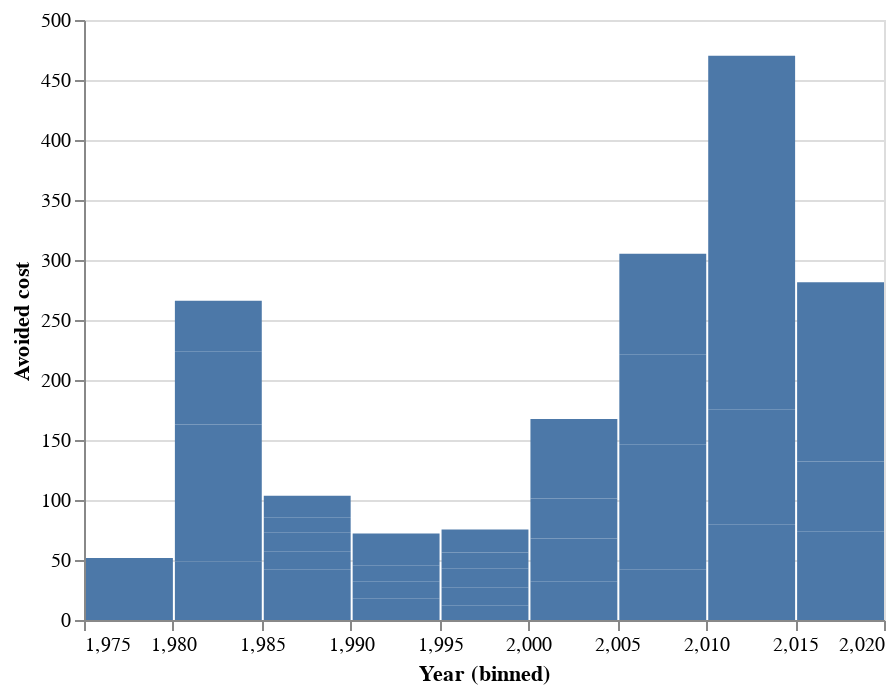

Notebook source saved alongside this figure:
### Code cell
#GDP avoided cost chart
c = Chart(df) # make a chart
m = c.mark_bar() # set the mark -- returns a new Chart
e = m.encode(X('Year',bin=True),y='Avoided cost') # set the encoding
e.display()

### Figure 1 — Vega-Lite specification as saved in the notebook (floating-point values rounded to 4 significant figures)
{"config": {"view": {"continuousWidth": 400, "continuousHeight": 300}}, "data": {"name": "data-a30cc6fa0343bea95499eaa1623a1bda"}, "mark": "bar", "encoding": {"x": {"bin": true, "field": "Year", "type": "quantitative"}, "y": {"field": "Avoided cost", "type": "quantitative"}}, "$schema": "https://vega.github.io/schema/vega-lite/v4.17.0.json", "datasets": {"data-a30cc6fa0343bea95499eaa1623a1bda": [{"Year": 1979, " Geothermal use ": 10.5, "Utility revenues for hot water": 3.2, "Cost of oil heating": 54.8, "Avoided cost": 51.6, "Accumulated avoided cost": "269.7 ", "Present value accumulated avoided cost with 2% interest": "353.2 ", "Avoided cost as percentage of GDP": 6.2, "Avoided cost per capita": 229.9, "Unnamed: 9": null}, {"Year": 1980, " Geothermal use ": 10.8, "Utility revenues for hot water": 3.6, "Cost of oil heating": 52.2, "Avoided cost": 48.6, "Accumulated avoided cost": "318.4 ", "Present value accumulated avoided cost with 2% interest": "408.9 ", "Avoided cost as percentage of GDP": 5.7, "Avoided cost per capita": 214.3, "Unnamed: 9": null}, {"Year": 1981, " Geothermal use ": 12.3, "Utility revenues for hot water": 4.0, "Cost of oil heating": 54.5, "Avoided cost": 50.5, "Accumulated avoided cost": "368.9 ", "Present value accumulated avoided cost with 2% interest": "467.6 ", "Avoided cost as percentage of GDP": 5.7, "Avoided cost per capita": 220.3, "Unnamed: 9": null}, {"Year": 1982, " Geothermal use ": 12.9, "Utility revenues for hot water": 4.4, "Cost of oil heating": 68.3, "Avoided cost": 63.8, "Accumulated avoided cost": "432.7 ", "Present value accumulated avoided cost with 2% interest": "540.8 ", "Avoided cost as percentage of GDP": 6.9, "Avoided cost per capita": 274.8, "Unnamed: 9": null}, {"Year": 1983, " Geothermal use ": 13.6, "Utility revenues for hot water": 4.4, "Cost of oil heating": 65.5, "Avoided cost": 61.1, "Accumulated avoided cost": "493.8 ", "Present value accumulated avoided cost with 2% interest": "612.7 ", "Avoided cost as percentage of GDP": 7.1, "Avoided cost per capita": 259.4, "Unnamed: 9": null}, {"Year": 1984, " Geothermal use ": 13.6, "Utility revenues for hot water": 8.5, "Cost of oil heating": 50.6, "Avoided cost": 42.1, "Accumulated avoided cost": "535.9 ", "Present value accumulated avoided cost with 2% interest": "667.1 ", "Avoided cost as percentage of GDP": 4.8, "Avoided cost per capita": 176.6, "Unnamed: 9": null}, {"Year": 1985, " Geothermal use ": 13.6, "Utility revenues for hot water": 9.4, "Cost of oil heating": 51.3, "Avoided cost": 41.9, "Accumulated avoided cost": "577.8 ", "Present value accumulated avoided cost with 2% interest": "722.3 ", "Avoided cost as percentage of GDP": 4.7, "Avoided cost per capita": 174.1, "Unnamed: 9": null}, {"Year": 1986, " Geothermal use ": 13.8, "Utility revenues for hot water": 10.0, "Cost of oil heating": 24.9, "Avoided cost": 14.9, "Accumulated avoided cost": "592.7 ", "Present value accumulated avoided cost with 2% interest": "751.7 ", "Avoided cost as percentage of GDP": 1.5, "Avoided cost per capita": 61.6, "Unnamed: 9": null}, {"Year": 1987, " Geothermal use ": 13.6, "Utility revenues for hot water": 9.8, "Cost of oil heating": 25.7, "Avoided cost": 15.9, "Accumulated avoided cost": "608.7 ", "Present value accumulated avoided cost with 2% interest": "782.6 ", "Avoided cost as percentage of GDP": 1.5, "Avoided cost per capita": 65.2, "Unnamed: 9": null}, {"Year": 1988, " Geothermal use ": 14.6, "Utility revenues for hot water": 9.0, "Cost of oil heating": 22.0, "Avoided cost": 13.0, "Accumulated avoided cost": "621.6 ", "Present value accumulated avoided cost with 2% interest": "811.2 ", "Avoided cost as percentage of GDP": 1.2, "Avoided cost per capita": 52.4, "Unnamed: 9": null}, {"Year": 1989, " Geothermal use ": 14.9, "Utility revenues for hot water": 9.2, "Cost of oil heating": 27.1, "Avoided cost": 17.9, "Accumulated avoided cost": "639.5 ", "Present value accumulated avoided cost with 2% interest": "845.4 ", "Avoided cost as percentage of GDP": 1.7, "Avoided cost per capita": 71.1, "Unnamed: 9": null}, {"Year": 1990, " Geothermal use ": 14.1, "Utility revenues for hot water": 9.9, "Cost of oil heating": 27.6, "Avoided cost": 17.7, "Accumulated avoided cost": "657.2 ", "Present value accumulated avoided cost with 2% interest": "880.0 ", "Avoided cost as percentage of GDP": 1.6, "Avoided cost per capita": 69.6, "Unnamed: 9": null}, {"Year": 1991, " Geothermal use ": 13.7, "Utility revenues for hot water": 10.8, "Cost of oil heating": 25.4, "Avoided cost": 14.5, "Accumulated avoided cost": "671.8 ", "Present value accumulated avoided cost with 2% interest": "912.1 ", "Avoided cost as percentage of GDP": 1.3, "Avoided cost per capita": 56.9, "Unnamed: 9": null}, {"Year": 1992, " Geothermal use ": 14.4, "Utility revenues for hot water": 11.2, "Cost of oil heating": 24.2, "Avoided cost": 13.0, "Accumulated avoided cost": "684.7 ", "Present value accumulated avoided cost with 2% interest": "943.3 ", "Avoided cost as percentage of GDP": 1.2, "Avoided cost per capita": 49.9, "Unnamed: 9": null}, {"Year": 1993, " Geothermal use ": 14.5, "Utility revenues for hot water": 10.6, "Cost of oil heating": 24.6, "Avoided cost": 14.0, "Accumulated avoided cost": "698.8 ", "Present value accumulated avoided cost with 2% interest": "976.2 ", "Avoided cost as percentage of GDP": 1.4, "Avoided cost per capita": 53.5, "Unnamed: 9": null}, {"Year": 1994, " Geothermal use ": 15.1, "Utility revenues for hot water": 12.1, "Cost of oil heating": 25.0, "Avoided cost": 12.9, "Accumulated avoided cost": "711.6 ", "Present value accumulated avoided cost with 2% interest": "1,008.6 ", "Avoided cost as percentage of GDP": 1.2, "Avoided cost per capita": 48.5, "Unnamed: 9": null}, {"Year": 1995, " Geothermal use ": 14.0, "Utility revenues for hot water": 11.8, "Cost of oil heating": 24.0, "Avoided cost": 12.2, "Accumulated avoided cost": "723.9 ", "Present value accumulated avoided cost with 2% interest": "1,041.0 ", "Avoided cost as percentage of GDP": 1.1, "Avoided cost per capita": 45.9, "Unnamed: 9": null}, {"Year": 1996, " Geothermal use ": 13.3, "Utility revenues for hot water": 11.7, "Cost of oil heating": 26.2, "Avoided cost": 14.6, "Accumulated avoided cost": "738.4 ", "Present value accumulated avoided cost with 2% interest": "1,076.4 ", "Avoided cost as percentage of GDP": 1.3, "Avoided cost per capita": 54.4, "Unnamed: 9": null}, {"Year": 1997, " Geothermal use ": 13.4, "Utility revenues for hot water": 11.4, "Cost of oil heating": 27.3, "Avoided cost": 15.9, "Accumulated avoided cost": "754.3 ", "Present value accumulated avoided cost with 2% interest": "1,113.8 ", "Avoided cost as percentage of GDP": 1.3, "Avoided cost per capita": 58.9, "Unnamed: 9": null}, {"Year": 1998, " Geothermal use ": 14.1, "Utility revenues for hot water": 11.7, "Cost of oil heating": 25.3, "Avoided cost": 13.6, "Accumulated avoided cost": "767.9 ", "Present value accumulated avoided cost with 2% interest": "1,149.7 ", "Avoided cost as percentage of GDP": 1.0, "Avoided cost per capita": 49.9, "Unnamed: 9": null}, {"Year": 1999, " Geothermal use ": 14.7, "Utility revenues for hot water": 11.4, "Cost of oil heating": 30.6, "Avoided cost": 19.2, "Accumulated avoided cost": "787.2 ", "Present value accumulated avoided cost with 2% interest": "1,191.9 ", "Avoided cost as percentage of GDP": 1.3, "Avoided cost per capita": 69.8, "Unnamed: 9": null}, {"Year": 2000, " Geothermal use ": 15.7, "Utility revenues for hot water": 11.1, "Cost of oil heating": 43.4, "Avoided cost": 32.3, "Accumulated avoided cost": "819.5 ", "Present value accumulated avoided cost with 2% interest": "1,248.1", "Avoided cost as percentage of GDP": 2.2, "Avoided cost per capita": 115.8, "Unnamed: 9": null}, {"Year": 2001, " Geothermal use ": 15.8, "Utility revenues for hot water": 11.2, "Cost of oil heating": 46.8, "Avoided cost": 35.6, "Accumulated avoided cost": "855.1 ", "Present value accumulated avoided cost with 2% interest": "1,308.7", "Avoided cost as percentage of GDP": 2.2, "Avoided cost per capita": 125.8, "Unnamed: 9": null}, {"Year": 2002, " Geothermal use ": 16.1, "Utility revenues for hot water": 11.3, "Cost of oil heating": 44.7, "Avoided cost": 33.4, "Accumulated avoided cost": "888.5 ", "Present value accumulated avoided cost with 2% interest": "1,368.3", "Avoided cost as percentage of GDP": 2.1, "Avoided cost per capita": 116.6, "Unnamed: 9": null}, {"Year": 2003, " Geothermal use ": 16.5, "Utility revenues for hot water": 11.5, "Cost of oil heating": 42.8, "Avoided cost": 31.3, "Accumulated avoided cost": "919.8 ", "Present value accumulated avoided cost with 2% interest": "1,426.9", "Avoided cost as percentage of GDP": 1.9, "Avoided cost per capita": 108.4, "Unnamed: 9": null}, {"Year": 2004, " Geothermal use ": 16.9, "Utility revenues for hot water": 11.0, "Cost of oil heating": 45.9, "Avoided cost": 34.9, "Accumulated avoided cost": "954.7 ", "Present value accumulated avoided cost with 2% interest": "1,490.4", "Avoided cost as percentage of GDP": 2.0, "Avoided cost per capita": 120.1, "Unnamed: 9": null}, {"Year": 2005, " Geothermal use ": 17.1, "Utility revenues for hot water": 11.9, "Cost of oil heating": 53.6, "Avoided cost": 41.8, "Accumulated avoided cost": "996.5 ", "Present value accumulated avoided cost with 2% interest": "1,562.0", "Avoided cost as percentage of GDP": 2.3, "Avoided cost per capita": 142.3, "Unnamed: 9": null}, {"Year": 2006, " Geothermal use ": 17.9, "Utility revenues for hot water": 12.2, "Cost of oil heating": 60.5, "Avoided cost": 48.3, "Accumulated avoided cost": "1,044.8 ", "Present value accumulated avoided cost with 2% interest": "1,641.5 ", "Avoided cost as percentage of GDP": 2.5, "Avoided cost per capita": 161.1, "Unnamed: 9": null}, {"Year": 2007, " Geothermal use ": 17.9, "Utility revenues for hot water": 11.6, "Cost of oil heating": 68.0, "Avoided cost": 56.4, "Accumulated avoided cost": "1,101.2 ", "Present value accumulated avoided cost with 2% interest": "1,730.8 ", "Avoided cost as percentage of GDP": 2.7, "Avoided cost per capita": 183.3, "Unnamed: 9": null}, {"Year": 2008, " Geothermal use ": 18.8, "Utility revenues for hot water": 10.4, "Cost of oil heating": 85.4, "Avoided cost": 75.0, "Accumulated avoided cost": "1,176.2 ", "Present value accumulated avoided cost with 2% interest": "1,840.4 ", "Avoided cost as percentage of GDP": 3.5, "Avoided cost per capita": 237.7, "Unnamed: 9": null}, {"Year": 2009, " Geothermal use ": 18.8, "Utility revenues for hot water": 10.1, "Cost of oil heating": 93.7, "Avoided cost": 83.7, "Accumulated avoided cost": "1,259.9 ", "Present value accumulated avoided cost with 2% interest": "1,960.8 ", "Avoided cost as percentage of GDP": 4.2, "Avoided cost per capita": 262.0, "Unnamed: 9": null}, {"Year": 2010, " Geothermal use ": 18.7, "Utility revenues for hot water": 10.2, "Cost of oil heating": 89.6, "Avoided cost": 79.3, "Accumulated avoided cost": "1,339.2 ", "Present value accumulated avoided cost with 2% interest": "2,079.4 ", "Avoided cost as percentage of GDP": 4.1, "Avoided cost per capita": 249.8, "Unnamed: 9": null}, {"Year": 2011, " Geothermal use ": 18.5, "Utility revenues for hot water": 10.1, "Cost of oil heating": 106.4, "Avoided cost": 96.3, "Accumulated avoided cost": "1,435.5 ", "Present value accumulated avoided cost with 2% interest": "2,217.3 ", "Avoided cost as percentage of GDP": 4.9, "Avoided cost per capita": 302.4, "Unnamed: 9": null}, {"Year": 2012, " Geothermal use ": 19.2, "Utility revenues for hot water": 11.9, "Cost of oil heating": 118.7, "Avoided cost": 106.8, "Accumulated avoided cost": "1,542.3 ", "Present value accumulated avoided cost with 2% interest": "2,368.4 ", "Avoided cost as percentage of GDP": 5.5, "Avoided cost per capita": 334.1, "Unnamed: 9": null}, {"Year": 2013, " Geothermal use ": 19.4, "Utility revenues for hot water": 13.3, "Cost of oil heating": 111.0, "Avoided cost": 97.7, "Accumulated avoided cost": "1,640.0 ", "Present value accumulated avoided cost with 2% interest": "2,513.4 ", "Avoided cost as percentage of GDP": 4.9, "Avoided cost per capita": 303.5, "Unnamed: 9": null}, {"Year": 2014, " Geothermal use ": 20.4, "Utility revenues for hot water": 15.7, "Cost of oil heating": 105.8, "Avoided cost": 90.1, "Accumulated avoided cost": "1,730.0 ", "Present value accumulated avoided cost with 2% interest": "2,653.8 ", "Avoided cost as percentage of GDP": 4.3, "Avoided cost per capita": 276.6, "Unnamed: 9": null}, {"Year": 2015, " Geothermal use ": 21.1, "Utility revenues for hot water": 16.6, "Cost of oil heating": 90.6, "Avoided cost": 74.0, "Accumulated avoided cost": "1,804.1 ", "Present value accumulated avoided cost with 2% interest": "2,780.9 ", "Avoided cost as percentage of GDP": 3.3, "Avoided cost per capita": 224.9, "Unnamed: 9": null}, {"Year": 2016, " Geothermal use ": 20.9, "Utility revenues for hot water": 17.5, "Cost of oil heating": 75.6, "Avoided cost": 58.1, "Accumulated avoided cost": "1,862.2 ", "Present value accumulated avoided cost with 2% interest": "2,894.6 ", "Avoided cost as percentage of GDP": 2.4, "Avoided cost per capita": 174.8, "Unnamed: 9": null}, {"Year": 2017, " Geothermal use ": 20.1, "Utility revenues for hot water": 17.7, "Cost of oil heating": 75.6, "Avoided cost": 57.8, "Accumulated avoided cost": "1,920.0 ", "Present value accumulated avoided cost with 2% interest": "3,010.4 ", "Avoided cost as percentage of GDP": 2.3, "Avoided cost per capita": 170.9, "Unnamed: 9": null}, {"Year": 2018, " Geothermal use ": 24.0, "Utility revenues for hot water": 17.0, "Cost of oil heating": 108.5, "Avoided cost": 91.5, "Accumulated avoided cost": "2,011.6 ", "Present value accumulated avoided cost with 2% interest": "3,162.1 ", "Avoided cost as percentage of GDP": 3.5, "Avoided cost per capita": 262.7, "Unnamed: 9": null}]}}
